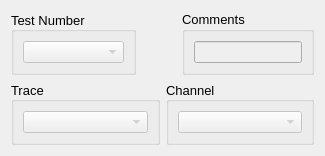
        <widget class="QWidget" name="histogram">
         <property name="sizePolicy">
          <sizepolicy hsizetype="Preferred" vsizetype="Preferred">
           <horstretch>0</horstretch>
           <verstretch>0</verstretch>
          </sizepolicy>
         </property>
         <attribute name="title">
          <string>Histogram</string>
         </attribute>
         <layout class="QGridLayout" name="gridLayout_25">
          <item row="0" column="0">
           <widget class="QGroupBox" name="groupBox_histogram_test">
            <property name="sizePolicy">
             <sizepolicy hsizetype="Fixed" vsizetype="Preferred">
              <horstretch>0</horstretch>
              <verstretch>0</verstretch>
             </sizepolicy>
            </property>
            <property name="minimumSize">
             <size>
              <width>125</width>
              <height>0</height>
             </size>
            </property>
            <property name="font">
             <font>
              <pointsize>10</pointsize>
             </font>
            </property>
            <property name="title">
             <string>Test Number </string>
            </property>
            <property name="alignment">
             <set>Qt::AlignLeading|Qt::AlignLeft|Qt::AlignVCenter</set>
            </property>
            <property name="flat">
             <bool>true</bool>
            </property>
            <layout class="QGridLayout" name="gridLayout_21">
             <item row="0" column="0">
              <widget class="QComboBox" name="comboBox_histogram_test_num">
               <property name="enabled">
                <bool>false</bool>
               </property>
               <property name="sizePolicy">
                <sizepolicy hsizetype="Preferred" vsizetype="Fixed">
                 <horstretch>0</horstretch>
                 <verstretch>0</verstretch>
                </sizepolicy>
               </property>
               <property name="minimumSize">
                <size>
                 <width>75</width>
                 <height>20</height>
                </size>
               </property>
               <property name="maximumSize">
                <size>
                 <width>16777215</width>
                 <height>16777215</height>
                </size>
               </property>
               <property name="font">
                <font>
                 <pointsize>8</pointsize>
                </font>
               </property>
               <property name="layoutDirection">
                <enum>Qt::LeftToRight</enum>
               </property>
              </widget>
             </item>
            </layout>
           </widget>
          </item>
          <item row="0" column="1">
           <spacer name="horizontalSpacer_5">
            <property name="orientation">
             <enum>Qt::Horizontal</enum>
            </property>
            <property name="sizeType">
             <enum>QSizePolicy::Fixed</enum>
            </property>
            <property name="sizeHint" stdset="0">
             <size>
              <width>34</width>
              <height>20</height>
             </size>
            </property>
           </spacer>
          </item>
          <item row="0" column="2">
           <widget class="QGroupBox" name="groupBox_histogram_comments">
            <property name="sizePolicy">
             <sizepolicy hsizetype="Preferred" vsizetype="Preferred">
              <horstretch>0</horstretch>
              <verstretch>0</verstretch>
             </sizepolicy>
            </property>
            <property name="font">
             <font>
              <pointsize>10</pointsize>
             </font>
            </property>
            <property name="title">
             <string>Comments </string>
            </property>
            <property name="flat">
             <bool>true</bool>
            </property>
            <layout class="QGridLayout" name="gridLayout_20">
             <item row="0" column="0">
              <widget class="QLineEdit" name="lineEdit_histogram_comments">
               <property name="enabled">
                <bool>false</bool>
               </property>
               <property name="sizePolicy">
                <sizepolicy hsizetype="Expanding" vsizetype="Fixed">
                 <horstretch>0</horstretch>
                 <verstretch>0</verstretch>
                </sizepolicy>
               </property>
               <property name="minimumSize">
                <size>
                 <width>0</width>
                 <height>20</height>
                </size>
               </property>
               <property name="font">
                <font>
                 <pointsize>8</pointsize>
                </font>
               </property>
               <property name="readOnly">
                <bool>true</bool>
               </property>
              </widget>
             </item>
            </layout>
           </widget>
          </item>
          <item row="1" column="0" colspan="3">
           <layout class="QHBoxLayout" name="horizontalLayout_raster_2">
            <item>
             <widget class="QGroupBox" name="groupBox_histogram_trace">
              <property name="minimumSize">
               <size>
                <width>125</width>
                <height>0</height>
               </size>
              </property>
              <property name="font">
               <font>
                <pointsize>10</pointsize>
               </font>
              </property>
              <property name="title">
               <string>Trace </string>
              </property>
              <property name="alignment">
               <set>Qt::AlignLeading|Qt::AlignLeft|Qt::AlignVCenter</set>
              </property>
              <property name="flat">
               <bool>true</bool>
              </property>
              <layout class="QGridLayout" name="gridLayout_22">
               <item row="0" column="0">
                <widget class="QComboBox" name="comboBox_histogram_trace">
                 <property name="enabled">
                  <bool>false</bool>
                 </property>
                 <property name="sizePolicy">
                  <sizepolicy hsizetype="Expanding" vsizetype="Fixed">
                   <horstretch>0</horstretch>
                   <verstretch>0</verstretch>
                  </sizepolicy>
                 </property>
                 <property name="minimumSize">
                  <size>
                   <width>75</width>
                   <height>20</height>
                  </size>
                 </property>
                 <property name="maximumSize">
                  <size>
                   <width>16777215</width>
                   <height>16777215</height>
                  </size>
                 </property>
                 <property name="font">
                  <font>
                   <pointsize>8</pointsize>
                  </font>
                 </property>
                 <property name="layoutDirection">
                  <enum>Qt::LeftToRight</enum>
                 </property>
                </widget>
               </item>
              </layout>
             </widget>
            </item>
            <item>
             <widget class="QGroupBox" name="groupBox_histogram_channel">
              <property name="minimumSize">
               <size>
                <width>125</width>
                <height>0</height>
               </size>
              </property>
              <property name="font">
               <font>
                <pointsize>10</pointsize>
               </font>
              </property>
              <property name="title">
               <string>Channel </string>
              </property>
              <property name="alignment">
               <set>Qt::AlignLeading|Qt::AlignLeft|Qt::AlignVCenter</set>
              </property>
              <property name="flat">
               <bool>true</bool>
              </property>
              <layout class="QGridLayout" name="gridLayout_24">
               <item row="0" column="0">
                <widget class="QComboBox" name="comboBox_histogram_channel">
                 <property name="enabled">
                  <bool>false</bool>
                 </property>
                 <property name="sizePolicy">
                  <sizepolicy hsizetype="Expanding" vsizetype="Fixed">
                   <horstretch>0</horstretch>
                   <verstretch>0</verstretch>
                  </sizepolicy>
                 </property>
                 <property name="minimumSize">
                  <size>
                   <width>75</width>
                   <height>20</height>
                  </size>
                 </property>
                 <property name="maximumSize">
                  <size>
                   <width>16777215</width>
                   <height>16777215</height>
                  </size>
                 </property>
                 <property name="font">
                  <font>
                   <pointsize>8</pointsize>
                  </font>
                 </property>
                 <property name="layoutDirection">
                  <enum>Qt::LeftToRight</enum>
                 </property>
                </widget>
               </item>
              </layout>
             </widget>
            </item>
           </layout>
          </item>
         </layout>
        </widget>
